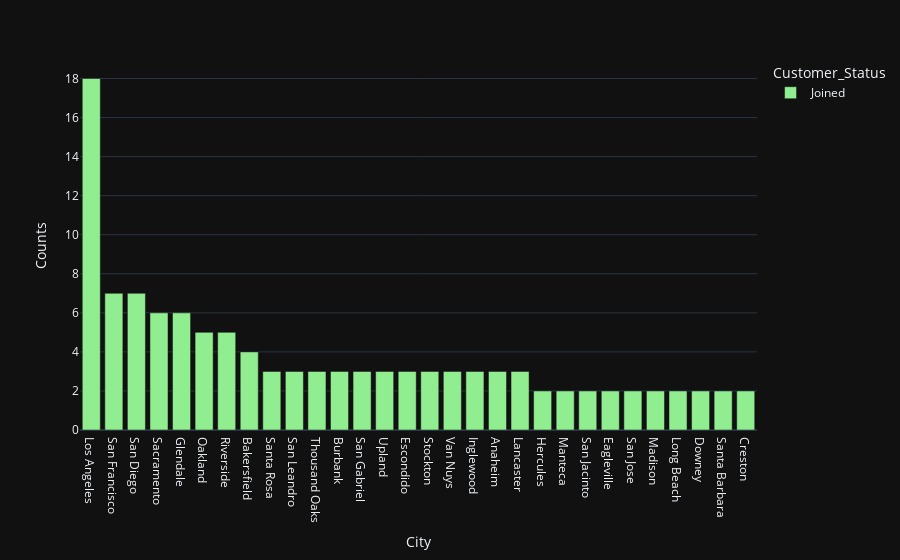

Notebook cell for this chart:
### Code cell
new_city = newly_join.groupby(['City', 'Customer_Status']).size().sort_values(ascending=False).reset_index()[:30]
new_city.columns = ['City', 'Customer_Status', 'Counts']

fig=px.bar(new_city, x='City', y='Counts', color='Customer_Status')
fig.update_layout(
    autosize=True)
fig.update_traces(marker_color='lightgreen')

### Figure 1 — Plotly figure (JSON) as saved in the notebook; plotly's stock layout.template omitted (floating-point values rounded to 4 significant figures)
{"data": [{"alignmentgroup": "True", "hovertemplate": "Customer_Status=Joined<br>City=%{x}<br>Counts=%{y}<extra></extra>", "legendgroup": "Joined", "marker": {"color": "lightgreen", "pattern": {"shape": ""}}, "name": "Joined", "offsetgroup": "Joined", "orientation": "v", "showlegend": true, "textposition": "auto", "x": ["Los Angeles", "San Francisco", "San Diego", "Sacramento", "Glendale", "Oakland", "Riverside", "Bakersfield", "Santa Rosa", "San Leandro", "Thousand Oaks", "Burbank", "San Gabriel", "Upland", "Escondido", "Stockton", "Van Nuys", "Inglewood", "Anaheim", "Lancaster", "Hercules", "Manteca", "San Jacinto", "Eagleville", "San Jose", "Madison", "Long Beach", "Downey", "Santa Barbara", "Creston"], "xaxis": "x", "y": [18, 7, 7, 6, 6, 5, 5, 4, 3, 3, 3, 3, 3, 3, 3, 3, 3, 3, 3, 3, 2, 2, 2, 2, 2, 2, 2, 2, 2, 2], "yaxis": "y", "type": "bar"}], "layout": {"xaxis": {"anchor": "y", "domain": [0.0, 1.0], "title": {"text": "City"}}, "yaxis": {"anchor": "x", "domain": [0.0, 1.0], "title": {"text": "Counts"}}, "legend": {"title": {"text": "Customer_Status"}, "tracegroupgap": 0}, "margin": {"t": 60}, "barmode": "relative", "autosize": true}}
